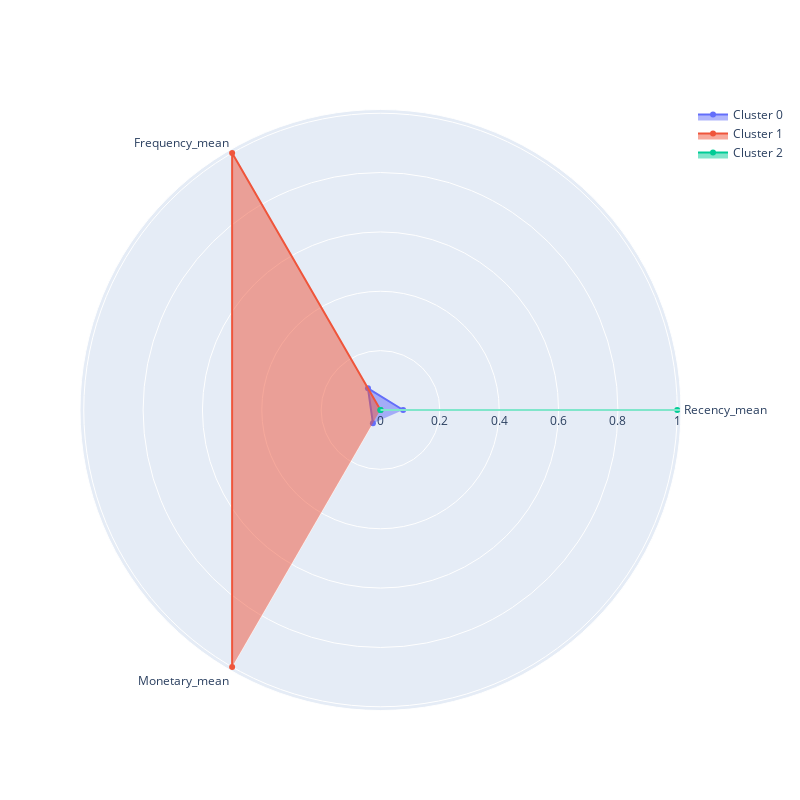

Notebook source saved alongside this figure:
### Markdown cell above
Визуализируем профили кластеров в виде полярной диаграммы на основе средних RFM-характеристик, вычисленных для каждого кластера.

### Code cell
plot_cluster_profile(rfm_mean, 3)

### Figure 1 — Plotly figure (JSON) as saved in the notebook; plotly's stock layout.template omitted (floating-point values rounded to 4 significant figures)
{"data": [{"fill": "toself", "name": "Cluster 0", "r": [0.07629, 0.08437, 0.05119], "theta": ["Recency_mean", "Frequency_mean", "Monetary_mean"], "type": "scatterpolar"}, {"fill": "toself", "name": "Cluster 1", "r": [0, 1, 1], "theta": ["Recency_mean", "Frequency_mean", "Monetary_mean"], "type": "scatterpolar"}, {"fill": "toself", "name": "Cluster 2", "r": [1, 0, 0], "theta": ["Recency_mean", "Frequency_mean", "Monetary_mean"], "type": "scatterpolar"}], "layout": {"autosize": false, "height": 800, "showlegend": true, "width": 800}}
